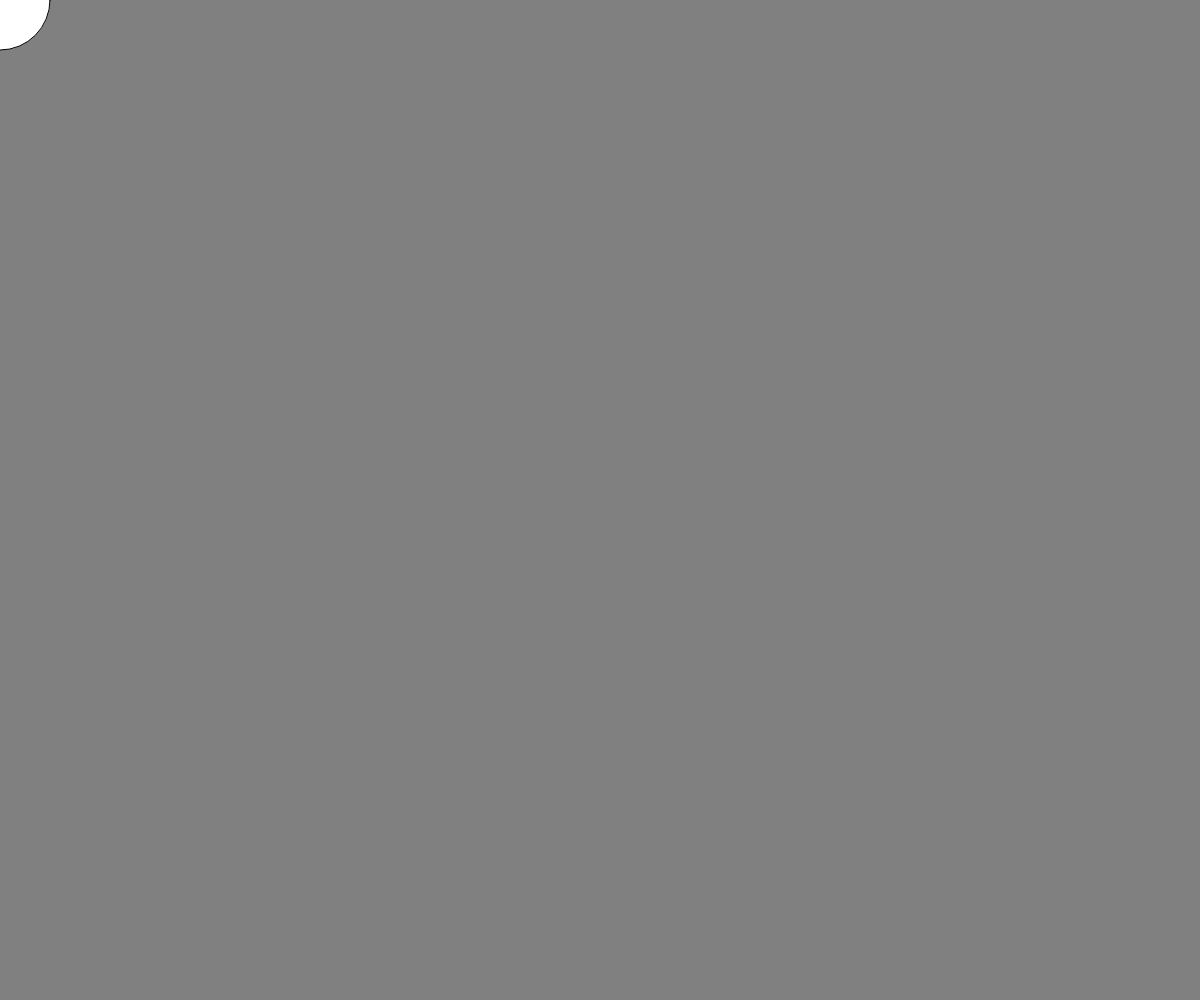
Frame 1 (no input)
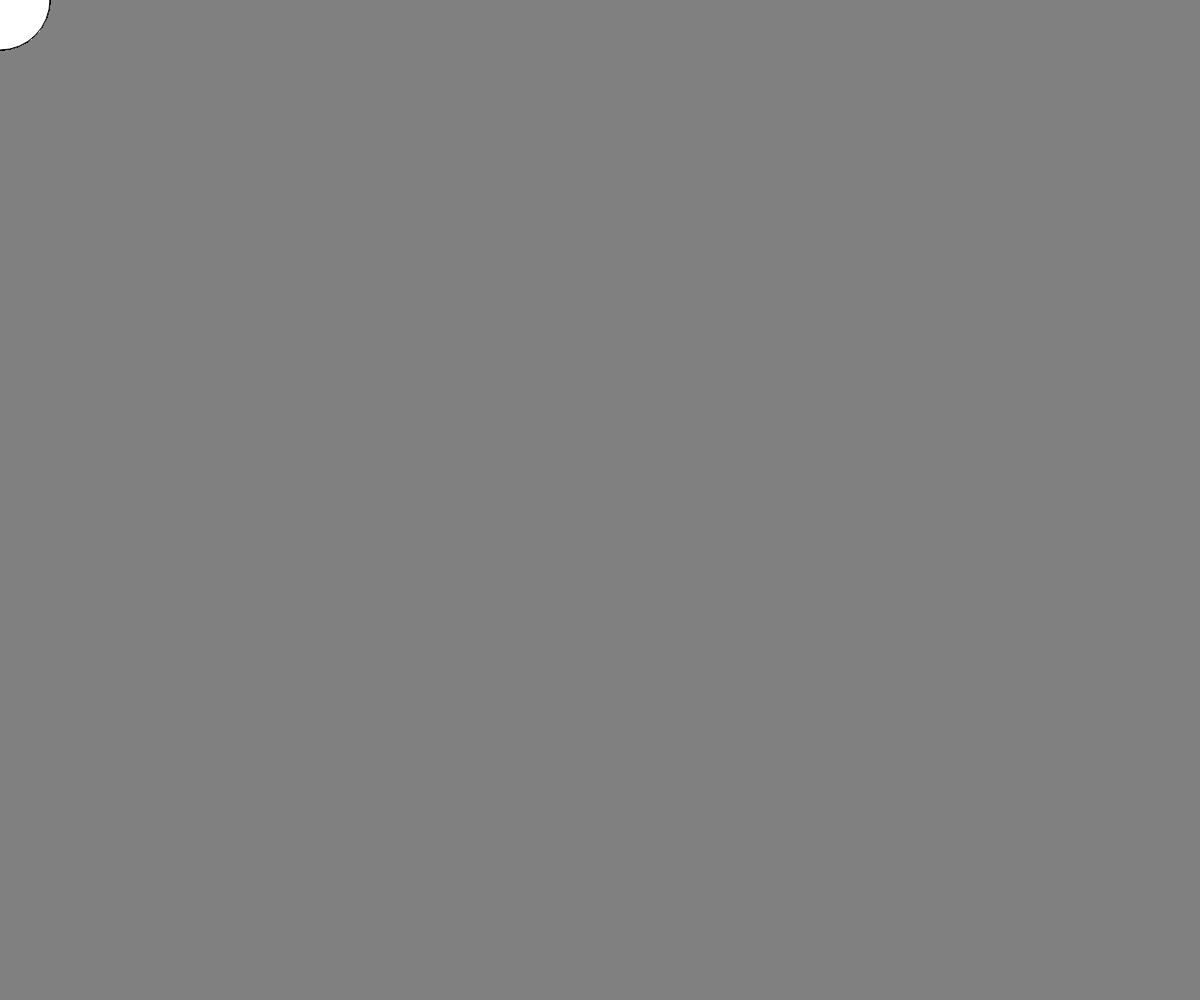
Frame 60 (no input)
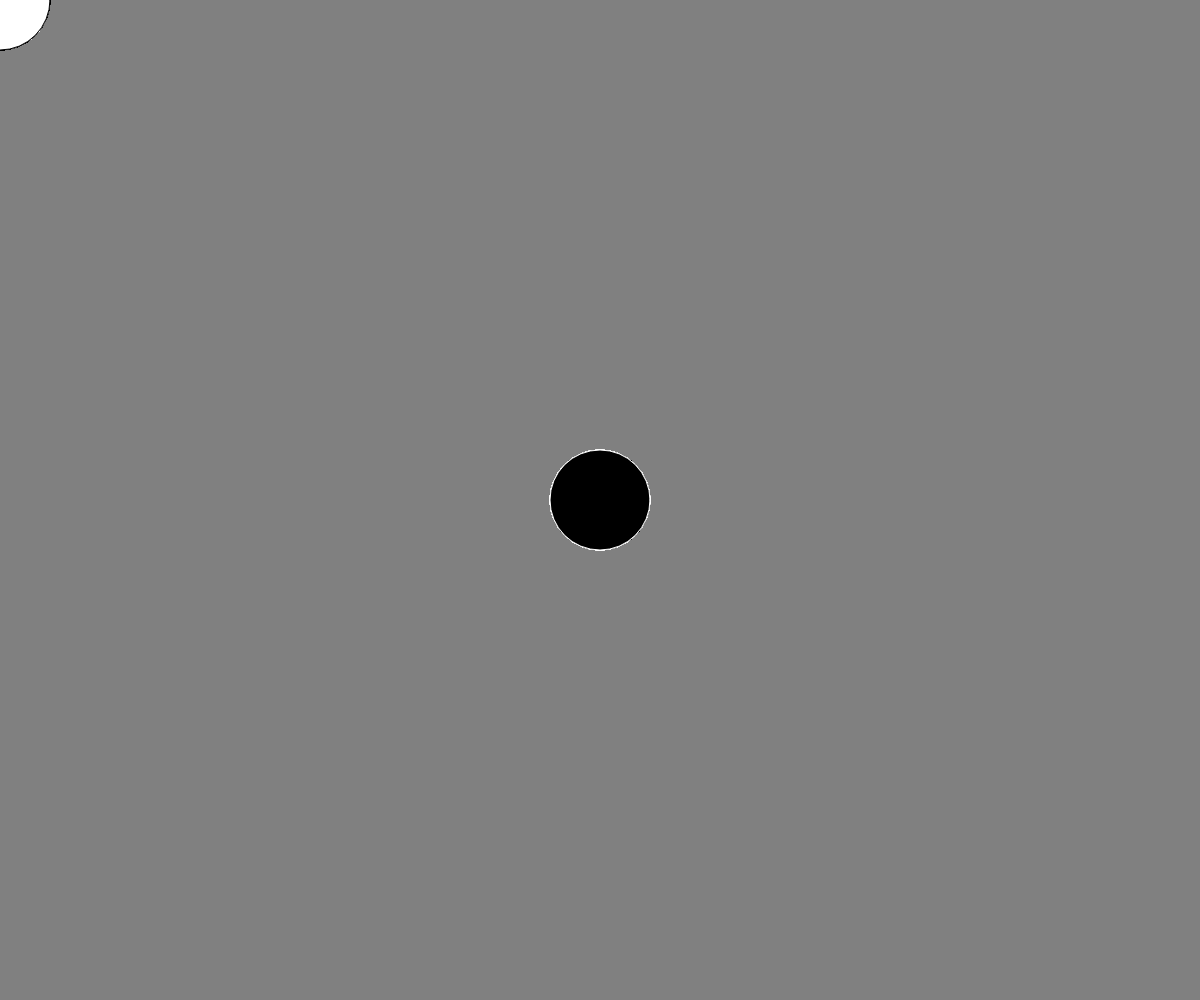
Frame 120 (the mouse pressed at the canvas centre since frame 60)

The p5.js sketch that drew these frames (run headless with seeded random() and noise() and a simulated clock; from frame 60 on, the mouse is pressed at the canvas centre):

// p5.js sketch
// ── sketch.js
// ------------------------------------------------------------------
// Code placed in setup() will run once at the beginning
function setup() {
  // Create a new canvas to match the browser size
  createCanvas(windowWidth, windowHeight);
  background("gray");
}

// ------------------------------------------------------------------
// On window resize, update the canvas size
function windowResized() {
  resizeCanvas(windowWidth, windowHeight);
}

// ------------------------------------------------------------------
// Main render loop - code placed in draw() will repeat over and over
function draw() {
  // Place your drawing code here

  if (mouseIsPressed == true) {
    fill("black");
    stroke("white");
  } else {
    fill("white");
    stroke("black");
  }

  circle(mouseX, mouseY, 100);
}
